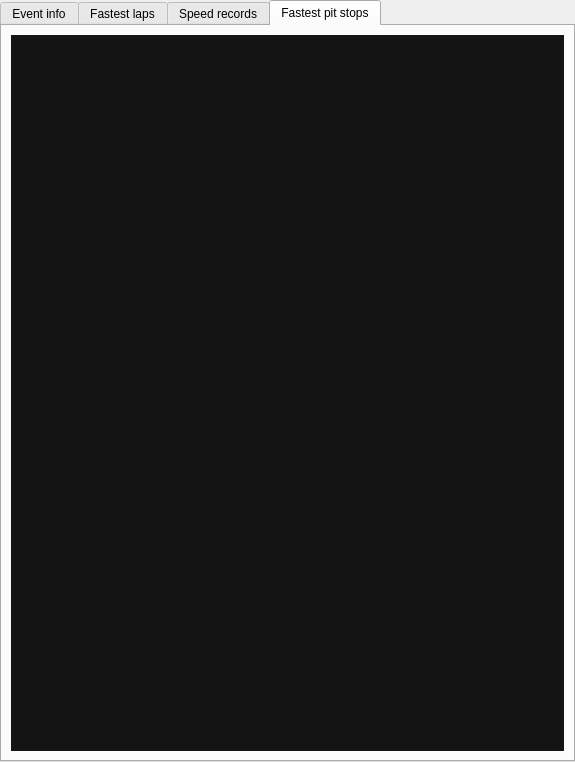
<?xml version="1.0" encoding="UTF-8"?>
<ui version="4.0">
 <class>SessionDataWidget</class>
 <widget class="QWidget" name="SessionDataWidget">
  <property name="geometry">
   <rect>
    <x>0</x>
    <y>0</y>
    <width>575</width>
    <height>762</height>
   </rect>
  </property>
  <property name="windowTitle">
   <string>Form</string>
  </property>
  <layout class="QVBoxLayout" name="verticalLayout">
   <property name="margin">
    <number>0</number>
   </property>
   <item>
    <widget class="QTabWidget" name="tabWidget">
     <property name="palette">
      <palette>
       <active>
        <colorrole role="Base">
         <brush brushstyle="SolidPattern">
          <color alpha="255">
           <red>20</red>
           <green>20</green>
           <blue>20</blue>
          </color>
         </brush>
        </colorrole>
       </active>
       <inactive>
        <colorrole role="Base">
         <brush brushstyle="SolidPattern">
          <color alpha="255">
           <red>20</red>
           <green>20</green>
           <blue>20</blue>
          </color>
         </brush>
        </colorrole>
       </inactive>
       <disabled>
        <colorrole role="Base">
         <brush brushstyle="SolidPattern">
          <color alpha="255">
           <red>240</red>
           <green>240</green>
           <blue>240</blue>
          </color>
         </brush>
        </colorrole>
       </disabled>
      </palette>
     </property>
     <property name="currentIndex">
      <number>3</number>
     </property>
     <property name="movable">
      <bool>false</bool>
     </property>
     <widget class="QWidget" name="tab_4">
      <attribute name="title">
       <string>Event info</string>
      </attribute>
      <layout class="QVBoxLayout" name="verticalLayout_5">
       <item>
        <widget class="QTableWidget" name="tableWidget_5">
         <property name="palette">
          <palette>
           <active>
            <colorrole role="WindowText">
             <brush brushstyle="SolidPattern">
              <color alpha="255">
               <red>255</red>
               <green>255</green>
               <blue>255</blue>
              </color>
             </brush>
            </colorrole>
            <colorrole role="Text">
             <brush brushstyle="SolidPattern">
              <color alpha="255">
               <red>255</red>
               <green>255</green>
               <blue>255</blue>
              </color>
             </brush>
            </colorrole>
            <colorrole role="Base">
             <brush brushstyle="SolidPattern">
              <color alpha="255">
               <red>20</red>
               <green>20</green>
               <blue>20</blue>
              </color>
             </brush>
            </colorrole>
           </active>
           <inactive>
            <colorrole role="WindowText">
             <brush brushstyle="SolidPattern">
              <color alpha="255">
               <red>255</red>
               <green>255</green>
               <blue>255</blue>
              </color>
             </brush>
            </colorrole>
            <colorrole role="Text">
             <brush brushstyle="SolidPattern">
              <color alpha="255">
               <red>255</red>
               <green>255</green>
               <blue>255</blue>
              </color>
             </brush>
            </colorrole>
            <colorrole role="Base">
             <brush brushstyle="SolidPattern">
              <color alpha="255">
               <red>20</red>
               <green>20</green>
               <blue>20</blue>
              </color>
             </brush>
            </colorrole>
           </inactive>
           <disabled>
            <colorrole role="WindowText">
             <brush brushstyle="SolidPattern">
              <color alpha="255">
               <red>130</red>
               <green>130</green>
               <blue>130</blue>
              </color>
             </brush>
            </colorrole>
            <colorrole role="Text">
             <brush brushstyle="SolidPattern">
              <color alpha="255">
               <red>130</red>
               <green>130</green>
               <blue>130</blue>
              </color>
             </brush>
            </colorrole>
            <colorrole role="Base">
             <brush brushstyle="SolidPattern">
              <color alpha="255">
               <red>240</red>
               <green>240</green>
               <blue>240</blue>
              </color>
             </brush>
            </colorrole>
           </disabled>
          </palette>
         </property>
         <property name="font">
          <font>
           <family>Arial</family>
           <pointsize>10</pointsize>
           <weight>75</weight>
           <bold>true</bold>
          </font>
         </property>
         <property name="editTriggers">
          <set>QAbstractItemView::NoEditTriggers</set>
         </property>
         <property name="selectionMode">
          <enum>QAbstractItemView::NoSelection</enum>
         </property>
         <property name="verticalScrollMode">
          <enum>QAbstractItemView::ScrollPerPixel</enum>
         </property>
         <property name="horizontalScrollMode">
          <enum>QAbstractItemView::ScrollPerPixel</enum>
         </property>
         <property name="showGrid">
          <bool>false</bool>
         </property>
         <attribute name="horizontalHeaderVisible">
          <bool>false</bool>
         </attribute>
         <attribute name="verticalHeaderVisible">
          <bool>false</bool>
         </attribute>
         <column>
          <property name="text">
           <string/>
          </property>
         </column>
        </widget>
       </item>
      </layout>
     </widget>
     <widget class="QWidget" name="tab_2">
      <attribute name="title">
       <string>Fastest laps</string>
      </attribute>
      <layout class="QVBoxLayout" name="verticalLayout_3">
       <item>
        <widget class="QScrollArea" name="scrollArea">
         <property name="palette">
          <palette>
           <active>
            <colorrole role="Button">
             <brush brushstyle="SolidPattern">
              <color alpha="255">
               <red>20</red>
               <green>20</green>
               <blue>20</blue>
              </color>
             </brush>
            </colorrole>
            <colorrole role="Base">
             <brush brushstyle="SolidPattern">
              <color alpha="255">
               <red>20</red>
               <green>20</green>
               <blue>20</blue>
              </color>
             </brush>
            </colorrole>
            <colorrole role="Window">
             <brush brushstyle="SolidPattern">
              <color alpha="255">
               <red>20</red>
               <green>20</green>
               <blue>20</blue>
              </color>
             </brush>
            </colorrole>
           </active>
           <inactive>
            <colorrole role="Button">
             <brush brushstyle="SolidPattern">
              <color alpha="255">
               <red>20</red>
               <green>20</green>
               <blue>20</blue>
              </color>
             </brush>
            </colorrole>
            <colorrole role="Base">
             <brush brushstyle="SolidPattern">
              <color alpha="255">
               <red>20</red>
               <green>20</green>
               <blue>20</blue>
              </color>
             </brush>
            </colorrole>
            <colorrole role="Window">
             <brush brushstyle="SolidPattern">
              <color alpha="255">
               <red>20</red>
               <green>20</green>
               <blue>20</blue>
              </color>
             </brush>
            </colorrole>
           </inactive>
           <disabled>
            <colorrole role="Button">
             <brush brushstyle="SolidPattern">
              <color alpha="255">
               <red>20</red>
               <green>20</green>
               <blue>20</blue>
              </color>
             </brush>
            </colorrole>
            <colorrole role="Base">
             <brush brushstyle="SolidPattern">
              <color alpha="255">
               <red>20</red>
               <green>20</green>
               <blue>20</blue>
              </color>
             </brush>
            </colorrole>
            <colorrole role="Window">
             <brush brushstyle="SolidPattern">
              <color alpha="255">
               <red>20</red>
               <green>20</green>
               <blue>20</blue>
              </color>
             </brush>
            </colorrole>
           </disabled>
          </palette>
         </property>
         <property name="widgetResizable">
          <bool>true</bool>
         </property>
         <widget class="QWidget" name="scrollAreaWidgetContents">
          <property name="geometry">
           <rect>
            <x>0</x>
            <y>0</y>
            <width>551</width>
            <height>713</height>
           </rect>
          </property>
          <layout class="QVBoxLayout" name="verticalLayout_6">
           <property name="margin">
            <number>2</number>
           </property>
           <item>
            <widget class="QWidget" name="infoWidget" native="true">
             <property name="sizePolicy">
              <sizepolicy hsizetype="Preferred" vsizetype="Expanding">
               <horstretch>0</horstretch>
               <verstretch>0</verstretch>
              </sizepolicy>
             </property>
             <property name="minimumSize">
              <size>
               <width>0</width>
               <height>0</height>
              </size>
             </property>
             <property name="palette">
              <palette>
               <active>
                <colorrole role="WindowText">
                 <brush brushstyle="SolidPattern">
                  <color alpha="255">
                   <red>150</red>
                   <green>150</green>
                   <blue>150</blue>
                  </color>
                 </brush>
                </colorrole>
               </active>
               <inactive>
                <colorrole role="WindowText">
                 <brush brushstyle="SolidPattern">
                  <color alpha="255">
                   <red>150</red>
                   <green>150</green>
                   <blue>150</blue>
                  </color>
                 </brush>
                </colorrole>
               </inactive>
               <disabled>
                <colorrole role="WindowText">
                 <brush brushstyle="SolidPattern">
                  <color alpha="255">
                   <red>130</red>
                   <green>130</green>
                   <blue>130</blue>
                  </color>
                 </brush>
                </colorrole>
               </disabled>
              </palette>
             </property>
             <layout class="QGridLayout" name="gridLayout">
              <property name="verticalSpacing">
               <number>4</number>
              </property>
              <property name="margin">
               <number>4</number>
              </property>
              <item row="2" column="1">
               <widget class="QLabel" name="s2TimeLabel">
                <property name="palette">
                 <palette>
                  <active>
                   <colorrole role="WindowText">
                    <brush brushstyle="SolidPattern">
                     <color alpha="255">
                      <red>255</red>
                      <green>0</green>
                      <blue>255</blue>
                     </color>
                    </brush>
                   </colorrole>
                  </active>
                  <inactive>
                   <colorrole role="WindowText">
                    <brush brushstyle="SolidPattern">
                     <color alpha="255">
                      <red>255</red>
                      <green>0</green>
                      <blue>255</blue>
                     </color>
                    </brush>
                   </colorrole>
                  </inactive>
                  <disabled>
                   <colorrole role="WindowText">
                    <brush brushstyle="SolidPattern">
                     <color alpha="255">
                      <red>130</red>
                      <green>130</green>
                      <blue>130</blue>
                     </color>
                    </brush>
                   </colorrole>
                  </disabled>
                 </palette>
                </property>
                <property name="text">
                 <string/>
                </property>
                <property name="alignment">
                 <set>Qt::AlignCenter</set>
                </property>
               </widget>
              </item>
              <item row="1" column="2">
               <widget class="QLabel" name="s1DriverLabel">
                <property name="palette">
                 <palette>
                  <active>
                   <colorrole role="WindowText">
                    <brush brushstyle="SolidPattern">
                     <color alpha="255">
                      <red>220</red>
                      <green>220</green>
                      <blue>220</blue>
                     </color>
                    </brush>
                   </colorrole>
                  </active>
                  <inactive>
                   <colorrole role="WindowText">
                    <brush brushstyle="SolidPattern">
                     <color alpha="255">
                      <red>220</red>
                      <green>220</green>
                      <blue>220</blue>
                     </color>
                    </brush>
                   </colorrole>
                  </inactive>
                  <disabled>
                   <colorrole role="WindowText">
                    <brush brushstyle="SolidPattern">
                     <color alpha="255">
                      <red>130</red>
                      <green>130</green>
                      <blue>130</blue>
                     </color>
                    </brush>
                   </colorrole>
                  </disabled>
                 </palette>
                </property>
                <property name="text">
                 <string/>
                </property>
               </widget>
              </item>
              <item row="2" column="0">
               <widget class="QLabel" name="label_3">
                <property name="text">
                 <string>Fastest S2:</string>
                </property>
               </widget>
              </item>
              <item row="2" column="3">
               <widget class="QLabel" name="s2LapLabel">
                <property name="palette">
                 <palette>
                  <active>
                   <colorrole role="WindowText">
                    <brush brushstyle="SolidPattern">
                     <color alpha="255">
                      <red>255</red>
                      <green>255</green>
                      <blue>0</blue>
                     </color>
                    </brush>
                   </colorrole>
                  </active>
                  <inactive>
                   <colorrole role="WindowText">
                    <brush brushstyle="SolidPattern">
                     <color alpha="255">
                      <red>255</red>
                      <green>255</green>
                      <blue>0</blue>
                     </color>
                    </brush>
                   </colorrole>
                  </inactive>
                  <disabled>
                   <colorrole role="WindowText">
                    <brush brushstyle="SolidPattern">
                     <color alpha="255">
                      <red>130</red>
                      <green>130</green>
                      <blue>130</blue>
                     </color>
                    </brush>
                   </colorrole>
                  </disabled>
                 </palette>
                </property>
                <property name="text">
                 <string/>
                </property>
                <property name="alignment">
                 <set>Qt::AlignCenter</set>
                </property>
               </widget>
              </item>
              <item row="4" column="3">
               <widget class="QLabel" name="s3LapLabel">
                <property name="palette">
                 <palette>
                  <active>
                   <colorrole role="WindowText">
                    <brush brushstyle="SolidPattern">
                     <color alpha="255">
                      <red>255</red>
                      <green>255</green>
                      <blue>0</blue>
                     </color>
                    </brush>
                   </colorrole>
                  </active>
                  <inactive>
                   <colorrole role="WindowText">
                    <brush brushstyle="SolidPattern">
                     <color alpha="255">
                      <red>255</red>
                      <green>255</green>
                      <blue>0</blue>
                     </color>
                    </brush>
                   </colorrole>
                  </inactive>
                  <disabled>
                   <colorrole role="WindowText">
                    <brush brushstyle="SolidPattern">
                     <color alpha="255">
                      <red>130</red>
                      <green>130</green>
                      <blue>130</blue>
                     </color>
                    </brush>
                   </colorrole>
                  </disabled>
                 </palette>
                </property>
                <property name="text">
                 <string/>
                </property>
                <property name="alignment">
                 <set>Qt::AlignCenter</set>
                </property>
               </widget>
              </item>
              <item row="1" column="3">
               <widget class="QLabel" name="s1LapLabel">
                <property name="palette">
                 <palette>
                  <active>
                   <colorrole role="WindowText">
                    <brush brushstyle="SolidPattern">
                     <color alpha="255">
                      <red>255</red>
                      <green>255</green>
                      <blue>0</blue>
                     </color>
                    </brush>
                   </colorrole>
                  </active>
                  <inactive>
                   <colorrole role="WindowText">
                    <brush brushstyle="SolidPattern">
                     <color alpha="255">
                      <red>255</red>
                      <green>255</green>
                      <blue>0</blue>
                     </color>
                    </brush>
                   </colorrole>
                  </inactive>
                  <disabled>
                   <colorrole role="WindowText">
                    <brush brushstyle="SolidPattern">
                     <color alpha="255">
                      <red>130</red>
                      <green>130</green>
                      <blue>130</blue>
                     </color>
                    </brush>
                   </colorrole>
                  </disabled>
                 </palette>
                </property>
                <property name="text">
                 <string/>
                </property>
                <property name="alignment">
                 <set>Qt::AlignCenter</set>
                </property>
               </widget>
              </item>
              <item row="1" column="0">
               <widget class="QLabel" name="label_2">
                <property name="text">
                 <string>Fastest S1:</string>
                </property>
               </widget>
              </item>
              <item row="4" column="2">
               <widget class="QLabel" name="s3DriverLabel">
                <property name="palette">
                 <palette>
                  <active>
                   <colorrole role="WindowText">
                    <brush brushstyle="SolidPattern">
                     <color alpha="255">
                      <red>220</red>
                      <green>220</green>
                      <blue>220</blue>
                     </color>
                    </brush>
                   </colorrole>
                  </active>
                  <inactive>
                   <colorrole role="WindowText">
                    <brush brushstyle="SolidPattern">
                     <color alpha="255">
                      <red>220</red>
                      <green>220</green>
                      <blue>220</blue>
                     </color>
                    </brush>
                   </colorrole>
                  </inactive>
                  <disabled>
                   <colorrole role="WindowText">
                    <brush brushstyle="SolidPattern">
                     <color alpha="255">
                      <red>130</red>
                      <green>130</green>
                      <blue>130</blue>
                     </color>
                    </brush>
                   </colorrole>
                  </disabled>
                 </palette>
                </property>
                <property name="text">
                 <string/>
                </property>
               </widget>
              </item>
              <item row="0" column="2">
               <widget class="QLabel" name="flDriverLabel">
                <property name="palette">
                 <palette>
                  <active>
                   <colorrole role="WindowText">
                    <brush brushstyle="SolidPattern">
                     <color alpha="255">
                      <red>220</red>
                      <green>220</green>
                      <blue>220</blue>
                     </color>
                    </brush>
                   </colorrole>
                  </active>
                  <inactive>
                   <colorrole role="WindowText">
                    <brush brushstyle="SolidPattern">
                     <color alpha="255">
                      <red>220</red>
                      <green>220</green>
                      <blue>220</blue>
                     </color>
                    </brush>
                   </colorrole>
                  </inactive>
                  <disabled>
                   <colorrole role="WindowText">
                    <brush brushstyle="SolidPattern">
                     <color alpha="255">
                      <red>130</red>
                      <green>130</green>
                      <blue>130</blue>
                     </color>
                    </brush>
                   </colorrole>
                  </disabled>
                 </palette>
                </property>
                <property name="text">
                 <string/>
                </property>
               </widget>
              </item>
              <item row="0" column="0">
               <widget class="QLabel" name="label">
                <property name="text">
                 <string>Fastest lap:</string>
                </property>
               </widget>
              </item>
              <item row="0" column="1">
               <widget class="QLabel" name="flTimeLabel">
                <property name="palette">
                 <palette>
                  <active>
                   <colorrole role="WindowText">
                    <brush brushstyle="SolidPattern">
                     <color alpha="255">
                      <red>255</red>
                      <green>0</green>
                      <blue>255</blue>
                     </color>
                    </brush>
                   </colorrole>
                  </active>
                  <inactive>
                   <colorrole role="WindowText">
                    <brush brushstyle="SolidPattern">
                     <color alpha="255">
                      <red>255</red>
                      <green>0</green>
                      <blue>255</blue>
                     </color>
                    </brush>
                   </colorrole>
                  </inactive>
                  <disabled>
                   <colorrole role="WindowText">
                    <brush brushstyle="SolidPattern">
                     <color alpha="255">
                      <red>130</red>
                      <green>130</green>
                      <blue>130</blue>
                     </color>
                    </brush>
                   </colorrole>
                  </disabled>
                 </palette>
                </property>
                <property name="text">
                 <string/>
                </property>
                <property name="alignment">
                 <set>Qt::AlignCenter</set>
                </property>
               </widget>
              </item>
              <item row="1" column="1">
               <widget class="QLabel" name="s1TimeLabel">
                <property name="palette">
                 <palette>
                  <active>
                   <colorrole role="WindowText">
                    <brush brushstyle="SolidPattern">
                     <color alpha="255">
                      <red>255</red>
                      <green>0</green>
                      <blue>255</blue>
                     </color>
                    </brush>
                   </colorrole>
                  </active>
                  <inactive>
                   <colorrole role="WindowText">
                    <brush brushstyle="SolidPattern">
                     <color alpha="255">
                      <red>255</red>
                      <green>0</green>
                      <blue>255</blue>
                     </color>
                    </brush>
                   </colorrole>
                  </inactive>
                  <disabled>
                   <colorrole role="WindowText">
                    <brush brushstyle="SolidPattern">
                     <color alpha="255">
                      <red>130</red>
                      <green>130</green>
                      <blue>130</blue>
                     </color>
                    </brush>
                   </colorrole>
                  </disabled>
                 </palette>
                </property>
                <property name="text">
                 <string/>
                </property>
                <property name="alignment">
                 <set>Qt::AlignCenter</set>
                </property>
               </widget>
              </item>
              <item row="5" column="1">
               <widget class="QLabel" name="theoreticalTimeLabel">
                <property name="palette">
                 <palette>
                  <active>
                   <colorrole role="WindowText">
                    <brush brushstyle="SolidPattern">
                     <color alpha="255">
                      <red>0</red>
                      <green>255</green>
                      <blue>255</blue>
                     </color>
                    </brush>
                   </colorrole>
                  </active>
                  <inactive>
                   <colorrole role="WindowText">
                    <brush brushstyle="SolidPattern">
                     <color alpha="255">
                      <red>0</red>
                      <green>255</green>
                      <blue>255</blue>
                     </color>
                    </brush>
                   </colorrole>
                  </inactive>
                  <disabled>
                   <colorrole role="WindowText">
                    <brush brushstyle="SolidPattern">
                     <color alpha="255">
                      <red>130</red>
                      <green>130</green>
                      <blue>130</blue>
                     </color>
                    </brush>
                   </colorrole>
                  </disabled>
                 </palette>
                </property>
                <property name="text">
                 <string/>
                </property>
                <property name="alignment">
                 <set>Qt::AlignCenter</set>
                </property>
               </widget>
              </item>
              <item row="2" column="2">
               <widget class="QLabel" name="s2DriverLabel">
                <property name="palette">
                 <palette>
                  <active>
                   <colorrole role="WindowText">
                    <brush brushstyle="SolidPattern">
                     <color alpha="255">
                      <red>220</red>
                      <green>220</green>
                      <blue>220</blue>
                     </color>
                    </brush>
                   </colorrole>
                  </active>
                  <inactive>
                   <colorrole role="WindowText">
                    <brush brushstyle="SolidPattern">
                     <color alpha="255">
                      <red>220</red>
                      <green>220</green>
                      <blue>220</blue>
                     </color>
                    </brush>
                   </colorrole>
                  </inactive>
                  <disabled>
                   <colorrole role="WindowText">
                    <brush brushstyle="SolidPattern">
                     <color alpha="255">
                      <red>130</red>
                      <green>130</green>
                      <blue>130</blue>
                     </color>
                    </brush>
                   </colorrole>
                  </disabled>
                 </palette>
                </property>
                <property name="text">
                 <string/>
                </property>
               </widget>
              </item>
              <item row="4" column="0">
               <widget class="QLabel" name="label_4">
                <property name="text">
                 <string>Fastest S3:</string>
                </property>
               </widget>
              </item>
              <item row="0" column="3">
               <widget class="QLabel" name="flLapLabel">
                <property name="palette">
                 <palette>
                  <active>
                   <colorrole role="WindowText">
                    <brush brushstyle="SolidPattern">
                     <color alpha="255">
                      <red>255</red>
                      <green>255</green>
                      <blue>0</blue>
                     </color>
                    </brush>
                   </colorrole>
                  </active>
                  <inactive>
                   <colorrole role="WindowText">
                    <brush brushstyle="SolidPattern">
                     <color alpha="255">
                      <red>255</red>
                      <green>255</green>
                      <blue>0</blue>
                     </color>
                    </brush>
                   </colorrole>
                  </inactive>
                  <disabled>
                   <colorrole role="WindowText">
                    <brush brushstyle="SolidPattern">
                     <color alpha="255">
                      <red>130</red>
                      <green>130</green>
                      <blue>130</blue>
                     </color>
                    </brush>
                   </colorrole>
                  </disabled>
                 </palette>
                </property>
                <property name="text">
                 <string/>
                </property>
                <property name="alignment">
                 <set>Qt::AlignCenter</set>
                </property>
               </widget>
              </item>
              <item row="5" column="0">
               <widget class="QLabel" name="label_5">
                <property name="text">
                 <string>Approximate:</string>
                </property>
               </widget>
              </item>
              <item row="4" column="1">
               <widget class="QLabel" name="s3TimeLabel">
                <property name="palette">
                 <palette>
                  <active>
                   <colorrole role="WindowText">
                    <brush brushstyle="SolidPattern">
                     <color alpha="255">
                      <red>255</red>
                      <green>0</green>
                      <blue>255</blue>
                     </color>
                    </brush>
                   </colorrole>
                  </active>
                  <inactive>
                   <colorrole role="WindowText">
                    <brush brushstyle="SolidPattern">
                     <color alpha="255">
                      <red>255</red>
                      <green>0</green>
                      <blue>255</blue>
                     </color>
                    </brush>
                   </colorrole>
                  </inactive>
                  <disabled>
                   <colorrole role="WindowText">
                    <brush brushstyle="SolidPattern">
                     <color alpha="255">
                      <red>130</red>
                      <green>130</green>
                      <blue>130</blue>
                     </color>
                    </brush>
                   </colorrole>
                  </disabled>
                 </palette>
                </property>
                <property name="text">
                 <string/>
                </property>
                <property name="alignment">
                 <set>Qt::AlignCenter</set>
                </property>
               </widget>
              </item>
              <item row="6" column="0" colspan="4">
               <widget class="QLabel" name="label_6">
                <property name="text">
                 <string>Best laps</string>
                </property>
                <property name="alignment">
                 <set>Qt::AlignCenter</set>
                </property>
               </widget>
              </item>
             </layout>
            </widget>
           </item>
           <item>
            <widget class="QTableView" name="fastestLapsTable">
             <property name="sizePolicy">
              <sizepolicy hsizetype="MinimumExpanding" vsizetype="Expanding">
               <horstretch>0</horstretch>
               <verstretch>0</verstretch>
              </sizepolicy>
             </property>
             <property name="palette">
              <palette>
               <active>
                <colorrole role="Base">
                 <brush brushstyle="SolidPattern">
                  <color alpha="255">
                   <red>20</red>
                   <green>20</green>
                   <blue>20</blue>
                  </color>
                 </brush>
                </colorrole>
                <colorrole role="Highlight">
                 <brush brushstyle="SolidPattern">
                  <color alpha="255">
                   <red>73</red>
                   <green>73</green>
                   <blue>73</blue>
                  </color>
                 </brush>
                </colorrole>
                <colorrole role="AlternateBase">
                 <brush brushstyle="SolidPattern">
                  <color alpha="255">
                   <red>30</red>
                   <green>30</green>
                   <blue>30</blue>
                  </color>
                 </brush>
                </colorrole>
               </active>
               <inactive>
                <colorrole role="Base">
                 <brush brushstyle="SolidPattern">
                  <color alpha="255">
                   <red>20</red>
                   <green>20</green>
                   <blue>20</blue>
                  </color>
                 </brush>
                </colorrole>
                <colorrole role="Highlight">
                 <brush brushstyle="SolidPattern">
                  <color alpha="255">
                   <red>73</red>
                   <green>73</green>
                   <blue>73</blue>
                  </color>
                 </brush>
                </colorrole>
                <colorrole role="AlternateBase">
                 <brush brushstyle="SolidPattern">
                  <color alpha="255">
                   <red>30</red>
                   <green>30</green>
                   <blue>30</blue>
                  </color>
                 </brush>
                </colorrole>
               </inactive>
               <disabled>
                <colorrole role="Base">
                 <brush brushstyle="SolidPattern">
                  <color alpha="255">
                   <red>240</red>
                   <green>240</green>
                   <blue>240</blue>
                  </color>
                 </brush>
                </colorrole>
                <colorrole role="Highlight">
                 <brush brushstyle="SolidPattern">
                  <color alpha="255">
                   <red>175</red>
                   <green>175</green>
                   <blue>175</blue>
                  </color>
                 </brush>
                </colorrole>
                <colorrole role="AlternateBase">
                 <brush brushstyle="SolidPattern">
                  <color alpha="255">
                   <red>30</red>
                   <green>30</green>
                   <blue>30</blue>
                  </color>
                 </brush>
                </colorrole>
               </disabled>
              </palette>
             </property>
             <property name="frameShape">
              <enum>QFrame::NoFrame</enum>
             </property>
             <property name="verticalScrollBarPolicy">
              <enum>Qt::ScrollBarAlwaysOff</enum>
             </property>
             <property name="horizontalScrollBarPolicy">
              <enum>Qt::ScrollBarAlwaysOff</enum>
             </property>
             <property name="autoScroll">
              <bool>true</bool>
             </property>
             <property name="editTriggers">
              <set>QAbstractItemView::NoEditTriggers</set>
             </property>
             <property name="alternatingRowColors">
              <bool>true</bool>
             </property>
             <property name="selectionMode">
              <enum>QAbstractItemView::ExtendedSelection</enum>
             </property>
             <property name="showGrid">
              <bool>false</bool>
             </property>
             <attribute name="horizontalHeaderVisible">
              <bool>false</bool>
             </attribute>
             <attribute name="verticalHeaderVisible">
              <bool>false</bool>
             </attribute>
            </widget>
           </item>
          </layout>
         </widget>
        </widget>
       </item>
      </layout>
     </widget>
     <widget class="QWidget" name="tab">
      <attribute name="title">
       <string>Speed records</string>
      </attribute>
      <layout class="QVBoxLayout" name="verticalLayout_2">
       <item>
        <widget class="QTableView" name="speedRecordsTable">
         <property name="sizePolicy">
          <sizepolicy hsizetype="MinimumExpanding" vsizetype="Expanding">
           <horstretch>0</horstretch>
           <verstretch>0</verstretch>
          </sizepolicy>
         </property>
         <property name="palette">
          <palette>
           <active>
            <colorrole role="Base">
             <brush brushstyle="SolidPattern">
              <color alpha="255">
               <red>20</red>
               <green>20</green>
               <blue>20</blue>
              </color>
             </brush>
            </colorrole>
            <colorrole role="Highlight">
             <brush brushstyle="SolidPattern">
              <color alpha="255">
               <red>73</red>
               <green>73</green>
               <blue>73</blue>
              </color>
             </brush>
            </colorrole>
            <colorrole role="AlternateBase">
             <brush brushstyle="SolidPattern">
              <color alpha="255">
               <red>30</red>
               <green>30</green>
               <blue>30</blue>
              </color>
             </brush>
            </colorrole>
           </active>
           <inactive>
            <colorrole role="Base">
             <brush brushstyle="SolidPattern">
              <color alpha="255">
               <red>20</red>
               <green>20</green>
               <blue>20</blue>
              </color>
             </brush>
            </colorrole>
            <colorrole role="Highlight">
             <brush brushstyle="SolidPattern">
              <color alpha="255">
               <red>73</red>
               <green>73</green>
               <blue>73</blue>
              </color>
             </brush>
            </colorrole>
            <colorrole role="AlternateBase">
             <brush brushstyle="SolidPattern">
              <color alpha="255">
               <red>30</red>
               <green>30</green>
               <blue>30</blue>
              </color>
             </brush>
            </colorrole>
           </inactive>
           <disabled>
            <colorrole role="Base">
             <brush brushstyle="SolidPattern">
              <color alpha="255">
               <red>240</red>
               <green>240</green>
               <blue>240</blue>
              </color>
             </brush>
            </colorrole>
            <colorrole role="Highlight">
             <brush brushstyle="SolidPattern">
              <color alpha="255">
               <red>175</red>
               <green>175</green>
               <blue>175</blue>
              </color>
             </brush>
            </colorrole>
            <colorrole role="AlternateBase">
             <brush brushstyle="SolidPattern">
              <color alpha="255">
               <red>30</red>
               <green>30</green>
               <blue>30</blue>
              </color>
             </brush>
            </colorrole>
           </disabled>
          </palette>
         </property>
         <property name="frameShape">
          <enum>QFrame::NoFrame</enum>
         </property>
         <property name="verticalScrollBarPolicy">
          <enum>Qt::ScrollBarAsNeeded</enum>
         </property>
         <property name="horizontalScrollBarPolicy">
          <enum>Qt::ScrollBarAlwaysOff</enum>
         </property>
         <property name="autoScroll">
          <bool>true</bool>
         </property>
         <property name="editTriggers">
          <set>QAbstractItemView::NoEditTriggers</set>
         </property>
         <property name="alternatingRowColors">
          <bool>true</bool>
         </property>
         <property name="selectionMode">
          <enum>QAbstractItemView::ExtendedSelection</enum>
         </property>
         <property name="showGrid">
          <bool>false</bool>
         </property>
         <attribute name="horizontalHeaderVisible">
          <bool>false</bool>
         </attribute>
         <attribute name="verticalHeaderVisible">
          <bool>false</bool>
         </attribute>
        </widget>
       </item>
      </layout>
     </widget>
     <widget class="QWidget" name="tab_3">
      <attribute name="title">
       <string>Fastest pit stops</string>
      </attribute>
      <layout class="QVBoxLayout" name="verticalLayout_4">
       <item>
        <widget class="QTableView" name="pitStopsTable">
         <property name="sizePolicy">
          <sizepolicy hsizetype="MinimumExpanding" vsizetype="Expanding">
           <horstretch>0</horstretch>
           <verstretch>0</verstretch>
          </sizepolicy>
         </property>
         <property name="palette">
          <palette>
           <active>
            <colorrole role="Base">
             <brush brushstyle="SolidPattern">
              <color alpha="255">
               <red>20</red>
               <green>20</green>
               <blue>20</blue>
              </color>
             </brush>
            </colorrole>
            <colorrole role="Highlight">
             <brush brushstyle="SolidPattern">
              <color alpha="255">
               <red>73</red>
               <green>73</green>
               <blue>73</blue>
              </color>
             </brush>
            </colorrole>
            <colorrole role="AlternateBase">
             <brush brushstyle="SolidPattern">
              <color alpha="255">
               <red>30</red>
               <green>30</green>
               <blue>30</blue>
              </color>
             </brush>
            </colorrole>
           </active>
           <inactive>
            <colorrole role="Base">
             <brush brushstyle="SolidPattern">
              <color alpha="255">
               <red>20</red>
               <green>20</green>
               <blue>20</blue>
              </color>
             </brush>
            </colorrole>
            <colorrole role="Highlight">
             <brush brushstyle="SolidPattern">
              <color alpha="255">
               <red>73</red>
               <green>73</green>
               <blue>73</blue>
              </color>
             </brush>
            </colorrole>
            <colorrole role="AlternateBase">
             <brush brushstyle="SolidPattern">
              <color alpha="255">
               <red>30</red>
               <green>30</green>
               <blue>30</blue>
              </color>
             </brush>
            </colorrole>
           </inactive>
           <disabled>
            <colorrole role="Base">
             <brush brushstyle="SolidPattern">
              <color alpha="255">
               <red>240</red>
               <green>240</green>
               <blue>240</blue>
              </color>
             </brush>
            </colorrole>
            <colorrole role="Highlight">
             <brush brushstyle="SolidPattern">
              <color alpha="255">
               <red>175</red>
               <green>175</green>
               <blue>175</blue>
              </color>
             </brush>
            </colorrole>
            <colorrole role="AlternateBase">
             <brush brushstyle="SolidPattern">
              <color alpha="255">
               <red>30</red>
               <green>30</green>
               <blue>30</blue>
              </color>
             </brush>
            </colorrole>
           </disabled>
          </palette>
         </property>
         <property name="frameShape">
          <enum>QFrame::NoFrame</enum>
         </property>
         <property name="verticalScrollBarPolicy">
          <enum>Qt::ScrollBarAsNeeded</enum>
         </property>
         <property name="horizontalScrollBarPolicy">
          <enum>Qt::ScrollBarAlwaysOff</enum>
         </property>
         <property name="autoScroll">
          <bool>true</bool>
         </property>
         <property name="editTriggers">
          <set>QAbstractItemView::NoEditTriggers</set>
         </property>
         <property name="alternatingRowColors">
          <bool>true</bool>
         </property>
         <property name="selectionMode">
          <enum>QAbstractItemView::ExtendedSelection</enum>
         </property>
         <property name="showGrid">
          <bool>false</bool>
         </property>
         <attribute name="horizontalHeaderVisible">
          <bool>false</bool>
         </attribute>
         <attribute name="verticalHeaderVisible">
          <bool>false</bool>
         </attribute>
        </widget>
       </item>
      </layout>
     </widget>
    </widget>
   </item>
  </layout>
 </widget>
 <resources/>
 <connections/>
</ui>
